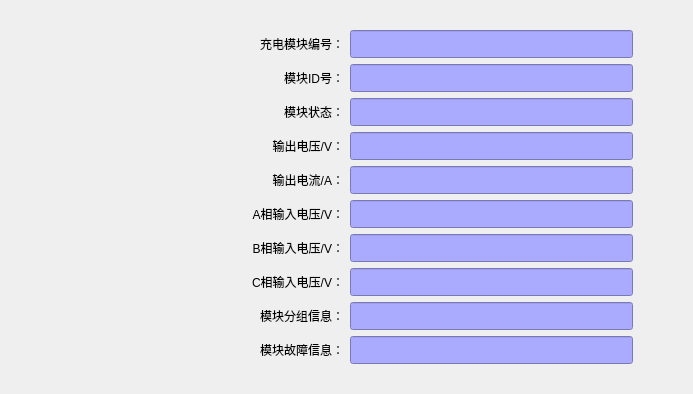
<?xml version="1.0" encoding="UTF-8"?>
<ui version="4.0">
 <class>ModuleInformationSurvey</class>
 <widget class="QDialog" name="ModuleInformationSurvey">
  <property name="geometry">
   <rect>
    <x>0</x>
    <y>0</y>
    <width>693</width>
    <height>555</height>
   </rect>
  </property>
  <property name="windowTitle">
   <string>Dialog</string>
  </property>
  <layout class="QHBoxLayout" name="horizontalLayout">
   <property name="sizeConstraint">
    <enum>QLayout::SetMinAndMaxSize</enum>
   </property>
   <property name="leftMargin">
    <number>60</number>
   </property>
   <property name="topMargin">
    <number>30</number>
   </property>
   <property name="rightMargin">
    <number>60</number>
   </property>
   <property name="bottomMargin">
    <number>30</number>
   </property>
   <item>
    <layout class="QGridLayout" name="gridLayout" columnstretch="1,1">
     <property name="sizeConstraint">
      <enum>QLayout::SetMinAndMaxSize</enum>
     </property>
     <item row="0" column="0">
      <widget class="QLabel" name="labelChargingModuleNumber">
       <property name="styleSheet">
        <string notr="true">font: 20pt &quot;Sans Serif&quot;;
color: rgb(0, 0, 0);
border-image: \*url();</string>
       </property>
       <property name="text">
        <string>充电模块编号：</string>
       </property>
       <property name="alignment">
        <set>Qt::AlignRight|Qt::AlignTrailing|Qt::AlignVCenter</set>
       </property>
      </widget>
     </item>
     <item row="0" column="1">
      <widget class="QLineEdit" name="lineEditChargingModuleNumber">
       <property name="sizePolicy">
        <sizepolicy hsizetype="Preferred" vsizetype="Preferred">
         <horstretch>0</horstretch>
         <verstretch>0</verstretch>
        </sizepolicy>
       </property>
       <property name="maximumSize">
        <size>
         <width>16777215</width>
         <height>28</height>
        </size>
       </property>
       <property name="styleSheet">
        <string notr="true">font: 20pt &quot;Adobe Arabic&quot;;
background-color: rgb(170, 170, 255);</string>
       </property>
       <property name="readOnly">
        <bool>true</bool>
       </property>
      </widget>
     </item>
     <item row="1" column="0">
      <widget class="QLabel" name="labelModuleID">
       <property name="styleSheet">
        <string notr="true">font: 20pt &quot;Sans Serif&quot;;
color: rgb(0, 0, 0);
border-image: \*url();</string>
       </property>
       <property name="text">
        <string>模块ID号：</string>
       </property>
       <property name="alignment">
        <set>Qt::AlignRight|Qt::AlignTrailing|Qt::AlignVCenter</set>
       </property>
      </widget>
     </item>
     <item row="1" column="1">
      <widget class="QLineEdit" name="lineEditModuleID">
       <property name="sizePolicy">
        <sizepolicy hsizetype="Preferred" vsizetype="Preferred">
         <horstretch>0</horstretch>
         <verstretch>0</verstretch>
        </sizepolicy>
       </property>
       <property name="maximumSize">
        <size>
         <width>16777215</width>
         <height>28</height>
        </size>
       </property>
       <property name="styleSheet">
        <string notr="true">font: 20pt &quot;Adobe Arabic&quot;;
background-color: rgb(170, 170, 255);</string>
       </property>
       <property name="readOnly">
        <bool>true</bool>
       </property>
      </widget>
     </item>
     <item row="2" column="0">
      <widget class="QLabel" name="labelModuleState">
       <property name="styleSheet">
        <string notr="true">font: 20pt &quot;Sans Serif&quot;;
color: rgb(0, 0, 0);
border-image: \*url();</string>
       </property>
       <property name="text">
        <string>模块状态：</string>
       </property>
       <property name="alignment">
        <set>Qt::AlignRight|Qt::AlignTrailing|Qt::AlignVCenter</set>
       </property>
      </widget>
     </item>
     <item row="2" column="1">
      <widget class="QLineEdit" name="lineEditModuleState">
       <property name="sizePolicy">
        <sizepolicy hsizetype="Preferred" vsizetype="Preferred">
         <horstretch>0</horstretch>
         <verstretch>0</verstretch>
        </sizepolicy>
       </property>
       <property name="maximumSize">
        <size>
         <width>16777215</width>
         <height>28</height>
        </size>
       </property>
       <property name="styleSheet">
        <string notr="true">font: 20pt &quot;Adobe Arabic&quot;;
background-color: rgb(170, 170, 255);</string>
       </property>
       <property name="readOnly">
        <bool>true</bool>
       </property>
      </widget>
     </item>
     <item row="3" column="0">
      <widget class="QLabel" name="labelOutputVoltage">
       <property name="styleSheet">
        <string notr="true">font: 20pt &quot;Sans Serif&quot;;
color: rgb(0, 0, 0);
border-image: \*url();</string>
       </property>
       <property name="text">
        <string>输出电压/V：</string>
       </property>
       <property name="alignment">
        <set>Qt::AlignRight|Qt::AlignTrailing|Qt::AlignVCenter</set>
       </property>
      </widget>
     </item>
     <item row="3" column="1">
      <widget class="QLineEdit" name="lineEditOutputVoltage">
       <property name="sizePolicy">
        <sizepolicy hsizetype="Preferred" vsizetype="Preferred">
         <horstretch>0</horstretch>
         <verstretch>0</verstretch>
        </sizepolicy>
       </property>
       <property name="maximumSize">
        <size>
         <width>16777215</width>
         <height>28</height>
        </size>
       </property>
       <property name="styleSheet">
        <string notr="true">font: 20pt &quot;Adobe Arabic&quot;;
background-color: rgb(170, 170, 255);</string>
       </property>
       <property name="readOnly">
        <bool>true</bool>
       </property>
      </widget>
     </item>
     <item row="4" column="0">
      <widget class="QLabel" name="labelOutputElectricity">
       <property name="styleSheet">
        <string notr="true">font: 20pt &quot;Sans Serif&quot;;
color: rgb(0, 0, 0);
border-image: \*url();</string>
       </property>
       <property name="text">
        <string>输出电流/A：</string>
       </property>
       <property name="alignment">
        <set>Qt::AlignRight|Qt::AlignTrailing|Qt::AlignVCenter</set>
       </property>
      </widget>
     </item>
     <item row="4" column="1">
      <widget class="QLineEdit" name="lineEditOutputElectricity">
       <property name="sizePolicy">
        <sizepolicy hsizetype="Preferred" vsizetype="Preferred">
         <horstretch>0</horstretch>
         <verstretch>0</verstretch>
        </sizepolicy>
       </property>
       <property name="maximumSize">
        <size>
         <width>16777215</width>
         <height>28</height>
        </size>
       </property>
       <property name="styleSheet">
        <string notr="true">font: 20pt &quot;Adobe Arabic&quot;;
background-color: rgb(170, 170, 255);</string>
       </property>
       <property name="readOnly">
        <bool>true</bool>
       </property>
      </widget>
     </item>
     <item row="5" column="0">
      <widget class="QLabel" name="labelAPhaseInputVoltage">
       <property name="styleSheet">
        <string notr="true">font: 20pt &quot;Sans Serif&quot;;
color: rgb(0, 0, 0);
border-image: \*url();</string>
       </property>
       <property name="text">
        <string>A相输入电压/V：</string>
       </property>
       <property name="alignment">
        <set>Qt::AlignRight|Qt::AlignTrailing|Qt::AlignVCenter</set>
       </property>
      </widget>
     </item>
     <item row="5" column="1">
      <widget class="QLineEdit" name="lineEditAPhaseInputVoltage">
       <property name="sizePolicy">
        <sizepolicy hsizetype="Preferred" vsizetype="Preferred">
         <horstretch>0</horstretch>
         <verstretch>0</verstretch>
        </sizepolicy>
       </property>
       <property name="maximumSize">
        <size>
         <width>16777215</width>
         <height>28</height>
        </size>
       </property>
       <property name="styleSheet">
        <string notr="true">font: 20pt &quot;Adobe Arabic&quot;;
background-color: rgb(170, 170, 255);</string>
       </property>
       <property name="readOnly">
        <bool>true</bool>
       </property>
      </widget>
     </item>
     <item row="6" column="0">
      <widget class="QLabel" name="labelBPhaseInputVoltage">
       <property name="styleSheet">
        <string notr="true">font: 20pt &quot;Sans Serif&quot;;
color: rgb(0, 0, 0);
border-image: \*url();</string>
       </property>
       <property name="text">
        <string>B相输入电压/V：</string>
       </property>
       <property name="alignment">
        <set>Qt::AlignRight|Qt::AlignTrailing|Qt::AlignVCenter</set>
       </property>
      </widget>
     </item>
     <item row="6" column="1">
      <widget class="QLineEdit" name="lineEditBPhaseInputVoltage">
       <property name="sizePolicy">
        <sizepolicy hsizetype="Preferred" vsizetype="Preferred">
         <horstretch>0</horstretch>
         <verstretch>0</verstretch>
        </sizepolicy>
       </property>
       <property name="maximumSize">
        <size>
         <width>16777215</width>
         <height>28</height>
        </size>
       </property>
       <property name="styleSheet">
        <string notr="true">font: 20pt &quot;Adobe Arabic&quot;;
background-color: rgb(170, 170, 255);</string>
       </property>
       <property name="readOnly">
        <bool>true</bool>
       </property>
      </widget>
     </item>
     <item row="7" column="0">
      <widget class="QLabel" name="labelCPhaseInputVoltage">
       <property name="styleSheet">
        <string notr="true">font: 20pt &quot;Sans Serif&quot;;
color: rgb(0, 0, 0);
border-image: \*url();</string>
       </property>
       <property name="text">
        <string>C相输入电压/V：</string>
       </property>
       <property name="alignment">
        <set>Qt::AlignRight|Qt::AlignTrailing|Qt::AlignVCenter</set>
       </property>
      </widget>
     </item>
     <item row="7" column="1">
      <widget class="QLineEdit" name="lineEditCPhaseInputVoltage">
       <property name="sizePolicy">
        <sizepolicy hsizetype="Preferred" vsizetype="Preferred">
         <horstretch>0</horstretch>
         <verstretch>0</verstretch>
        </sizepolicy>
       </property>
       <property name="maximumSize">
        <size>
         <width>16777215</width>
         <height>28</height>
        </size>
       </property>
       <property name="styleSheet">
        <string notr="true">font: 20pt &quot;Adobe Arabic&quot;;
background-color: rgb(170, 170, 255);</string>
       </property>
       <property name="readOnly">
        <bool>true</bool>
       </property>
      </widget>
     </item>
     <item row="8" column="0">
      <widget class="QLabel" name="labelModuleGroupInformation">
       <property name="styleSheet">
        <string notr="true">font: 20pt &quot;Sans Serif&quot;;
color: rgb(0, 0, 0);
border-image: \*url();</string>
       </property>
       <property name="text">
        <string>模块分组信息：</string>
       </property>
       <property name="alignment">
        <set>Qt::AlignRight|Qt::AlignTrailing|Qt::AlignVCenter</set>
       </property>
      </widget>
     </item>
     <item row="8" column="1">
      <widget class="QLineEdit" name="lineEditModuleGroupInformation">
       <property name="sizePolicy">
        <sizepolicy hsizetype="Preferred" vsizetype="Preferred">
         <horstretch>0</horstretch>
         <verstretch>0</verstretch>
        </sizepolicy>
       </property>
       <property name="maximumSize">
        <size>
         <width>16777215</width>
         <height>28</height>
        </size>
       </property>
       <property name="styleSheet">
        <string notr="true">font: 20pt &quot;Adobe Arabic&quot;;
background-color: rgb(170, 170, 255);</string>
       </property>
       <property name="readOnly">
        <bool>true</bool>
       </property>
      </widget>
     </item>
     <item row="9" column="0">
      <widget class="QLabel" name="labelModuleFaultInformation">
       <property name="styleSheet">
        <string notr="true">font: 20pt &quot;Sans Serif&quot;;
color: rgb(0, 0, 0);
border-image: \*url();</string>
       </property>
       <property name="text">
        <string>模块故障信息：</string>
       </property>
       <property name="alignment">
        <set>Qt::AlignRight|Qt::AlignTrailing|Qt::AlignVCenter</set>
       </property>
      </widget>
     </item>
     <item row="9" column="1">
      <widget class="QLineEdit" name="lineEditModuleFaultInformation">
       <property name="sizePolicy">
        <sizepolicy hsizetype="Preferred" vsizetype="Preferred">
         <horstretch>0</horstretch>
         <verstretch>0</verstretch>
        </sizepolicy>
       </property>
       <property name="maximumSize">
        <size>
         <width>16777215</width>
         <height>28</height>
        </size>
       </property>
       <property name="styleSheet">
        <string notr="true">font: 20pt &quot;Adobe Arabic&quot;;
background-color: rgb(170, 170, 255);</string>
       </property>
       <property name="readOnly">
        <bool>true</bool>
       </property>
      </widget>
     </item>
    </layout>
   </item>
  </layout>
 </widget>
 <resources/>
 <connections/>
</ui>
